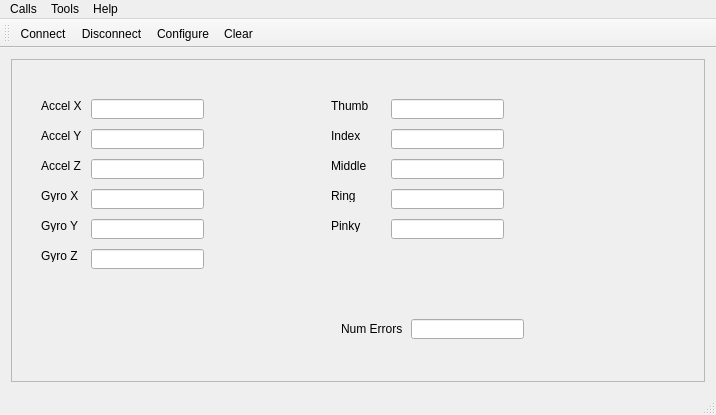
<?xml version="1.0" encoding="UTF-8"?>
<ui version="4.0">
 <class>MainWindow</class>
 <widget class="QMainWindow" name="MainWindow">
  <property name="geometry">
   <rect>
    <x>0</x>
    <y>0</y>
    <width>716</width>
    <height>415</height>
   </rect>
  </property>
  <property name="windowTitle">
   <string>Simple Terminal</string>
  </property>
  <widget class="QWidget" name="centralWidget">
   <layout class="QVBoxLayout" name="verticalLayout">
    <item>
     <widget class="QFrame" name="frame">
      <property name="frameShape">
       <enum>QFrame::StyledPanel</enum>
      </property>
      <property name="frameShadow">
       <enum>QFrame::Raised</enum>
      </property>
      <widget class="QLineEdit" name="lineEdit">
       <property name="geometry">
        <rect>
         <x>80</x>
         <y>40</y>
         <width>113</width>
         <height>20</height>
        </rect>
       </property>
      </widget>
      <widget class="QLabel" name="label">
       <property name="geometry">
        <rect>
         <x>30</x>
         <y>40</y>
         <width>46</width>
         <height>13</height>
        </rect>
       </property>
       <property name="text">
        <string>Accel X</string>
       </property>
      </widget>
      <widget class="QLineEdit" name="lineEdit_2">
       <property name="geometry">
        <rect>
         <x>80</x>
         <y>70</y>
         <width>113</width>
         <height>20</height>
        </rect>
       </property>
      </widget>
      <widget class="QLineEdit" name="lineEdit_3">
       <property name="geometry">
        <rect>
         <x>80</x>
         <y>100</y>
         <width>113</width>
         <height>20</height>
        </rect>
       </property>
      </widget>
      <widget class="QLineEdit" name="lineEdit_4">
       <property name="geometry">
        <rect>
         <x>80</x>
         <y>130</y>
         <width>113</width>
         <height>20</height>
        </rect>
       </property>
      </widget>
      <widget class="QLineEdit" name="lineEdit_5">
       <property name="geometry">
        <rect>
         <x>80</x>
         <y>160</y>
         <width>113</width>
         <height>20</height>
        </rect>
       </property>
      </widget>
      <widget class="QLineEdit" name="lineEdit_6">
       <property name="geometry">
        <rect>
         <x>80</x>
         <y>190</y>
         <width>113</width>
         <height>20</height>
        </rect>
       </property>
      </widget>
      <widget class="QLineEdit" name="lineEdit_9">
       <property name="geometry">
        <rect>
         <x>380</x>
         <y>40</y>
         <width>113</width>
         <height>20</height>
        </rect>
       </property>
      </widget>
      <widget class="QLineEdit" name="lineEdit_10">
       <property name="geometry">
        <rect>
         <x>380</x>
         <y>70</y>
         <width>113</width>
         <height>20</height>
        </rect>
       </property>
      </widget>
      <widget class="QLineEdit" name="lineEdit_11">
       <property name="geometry">
        <rect>
         <x>380</x>
         <y>100</y>
         <width>113</width>
         <height>20</height>
        </rect>
       </property>
      </widget>
      <widget class="QLineEdit" name="lineEdit_12">
       <property name="geometry">
        <rect>
         <x>380</x>
         <y>130</y>
         <width>113</width>
         <height>20</height>
        </rect>
       </property>
      </widget>
      <widget class="QLineEdit" name="lineEdit_13">
       <property name="geometry">
        <rect>
         <x>380</x>
         <y>160</y>
         <width>113</width>
         <height>20</height>
        </rect>
       </property>
      </widget>
      <widget class="QLabel" name="label_2">
       <property name="geometry">
        <rect>
         <x>30</x>
         <y>70</y>
         <width>46</width>
         <height>13</height>
        </rect>
       </property>
       <property name="text">
        <string>Accel Y</string>
       </property>
      </widget>
      <widget class="QLabel" name="label_3">
       <property name="geometry">
        <rect>
         <x>30</x>
         <y>100</y>
         <width>46</width>
         <height>13</height>
        </rect>
       </property>
       <property name="text">
        <string>Accel Z</string>
       </property>
      </widget>
      <widget class="QLabel" name="label_4">
       <property name="geometry">
        <rect>
         <x>30</x>
         <y>130</y>
         <width>46</width>
         <height>13</height>
        </rect>
       </property>
       <property name="text">
        <string>Gyro X</string>
       </property>
      </widget>
      <widget class="QLabel" name="label_5">
       <property name="geometry">
        <rect>
         <x>30</x>
         <y>160</y>
         <width>46</width>
         <height>13</height>
        </rect>
       </property>
       <property name="text">
        <string>Gyro Y</string>
       </property>
      </widget>
      <widget class="QLabel" name="label_6">
       <property name="geometry">
        <rect>
         <x>30</x>
         <y>190</y>
         <width>46</width>
         <height>13</height>
        </rect>
       </property>
       <property name="text">
        <string>Gyro Z</string>
       </property>
      </widget>
      <widget class="QLabel" name="label_7">
       <property name="geometry">
        <rect>
         <x>320</x>
         <y>40</y>
         <width>46</width>
         <height>13</height>
        </rect>
       </property>
       <property name="text">
        <string>Thumb</string>
       </property>
      </widget>
      <widget class="QLabel" name="label_8">
       <property name="geometry">
        <rect>
         <x>320</x>
         <y>70</y>
         <width>46</width>
         <height>13</height>
        </rect>
       </property>
       <property name="text">
        <string>Index</string>
       </property>
      </widget>
      <widget class="QLabel" name="label_9">
       <property name="geometry">
        <rect>
         <x>320</x>
         <y>100</y>
         <width>46</width>
         <height>13</height>
        </rect>
       </property>
       <property name="text">
        <string>Middle</string>
       </property>
      </widget>
      <widget class="QLabel" name="label_10">
       <property name="geometry">
        <rect>
         <x>320</x>
         <y>130</y>
         <width>46</width>
         <height>13</height>
        </rect>
       </property>
       <property name="text">
        <string>Ring</string>
       </property>
      </widget>
      <widget class="QLabel" name="label_11">
       <property name="geometry">
        <rect>
         <x>320</x>
         <y>160</y>
         <width>46</width>
         <height>13</height>
        </rect>
       </property>
       <property name="text">
        <string>Pinky</string>
       </property>
      </widget>
      <widget class="QLineEdit" name="lineEdit_14">
       <property name="geometry">
        <rect>
         <x>400</x>
         <y>260</y>
         <width>113</width>
         <height>20</height>
        </rect>
       </property>
      </widget>
      <widget class="QLabel" name="label_12">
       <property name="geometry">
        <rect>
         <x>330</x>
         <y>260</y>
         <width>61</width>
         <height>20</height>
        </rect>
       </property>
       <property name="text">
        <string>Num Errors</string>
       </property>
      </widget>
     </widget>
    </item>
   </layout>
  </widget>
  <widget class="QMenuBar" name="menuBar">
   <property name="geometry">
    <rect>
     <x>0</x>
     <y>0</y>
     <width>716</width>
     <height>21</height>
    </rect>
   </property>
   <widget class="QMenu" name="menuCalls">
    <property name="title">
     <string>Calls</string>
    </property>
    <addaction name="actionConnect"/>
    <addaction name="actionDisconnect"/>
    <addaction name="separator"/>
    <addaction name="actionQuit"/>
   </widget>
   <widget class="QMenu" name="menuTools">
    <property name="title">
     <string>Tools</string>
    </property>
    <addaction name="actionConfigure"/>
    <addaction name="actionClear"/>
   </widget>
   <widget class="QMenu" name="menuHelp">
    <property name="title">
     <string>Help</string>
    </property>
    <addaction name="actionAbout"/>
    <addaction name="actionAboutQt"/>
   </widget>
   <addaction name="menuCalls"/>
   <addaction name="menuTools"/>
   <addaction name="menuHelp"/>
  </widget>
  <widget class="QToolBar" name="mainToolBar">
   <attribute name="toolBarArea">
    <enum>TopToolBarArea</enum>
   </attribute>
   <attribute name="toolBarBreak">
    <bool>false</bool>
   </attribute>
   <addaction name="actionConnect"/>
   <addaction name="actionDisconnect"/>
   <addaction name="actionConfigure"/>
   <addaction name="actionClear"/>
  </widget>
  <widget class="QStatusBar" name="statusBar"/>
  <action name="actionAbout">
   <property name="text">
    <string>&amp;About</string>
   </property>
   <property name="toolTip">
    <string>About program</string>
   </property>
   <property name="shortcut">
    <string>Alt+A</string>
   </property>
  </action>
  <action name="actionAboutQt">
   <property name="text">
    <string>About Qt</string>
   </property>
  </action>
  <action name="actionConnect">
   <property name="icon">
    <iconset resource="terminal.qrc">
     <normaloff>:/images/connect.png</normaloff>:/images/connect.png</iconset>
   </property>
   <property name="text">
    <string>C&amp;onnect</string>
   </property>
   <property name="toolTip">
    <string>Connect to serial port</string>
   </property>
   <property name="shortcut">
    <string>Ctrl+O</string>
   </property>
  </action>
  <action name="actionDisconnect">
   <property name="icon">
    <iconset resource="terminal.qrc">
     <normaloff>:/images/disconnect.png</normaloff>:/images/disconnect.png</iconset>
   </property>
   <property name="text">
    <string>&amp;Disconnect</string>
   </property>
   <property name="toolTip">
    <string>Disconnect from serial port</string>
   </property>
   <property name="shortcut">
    <string>Ctrl+D</string>
   </property>
  </action>
  <action name="actionConfigure">
   <property name="icon">
    <iconset resource="terminal.qrc">
     <normaloff>:/images/settings.png</normaloff>:/images/settings.png</iconset>
   </property>
   <property name="text">
    <string>&amp;Configure</string>
   </property>
   <property name="toolTip">
    <string>Configure serial port</string>
   </property>
   <property name="shortcut">
    <string>Alt+C</string>
   </property>
  </action>
  <action name="actionClear">
   <property name="icon">
    <iconset resource="terminal.qrc">
     <normaloff>:/images/clear.png</normaloff>:/images/clear.png</iconset>
   </property>
   <property name="text">
    <string>C&amp;lear</string>
   </property>
   <property name="toolTip">
    <string>Clear data</string>
   </property>
   <property name="shortcut">
    <string>Alt+L</string>
   </property>
  </action>
  <action name="actionQuit">
   <property name="icon">
    <iconset resource="terminal.qrc">
     <normaloff>:/images/application-exit.png</normaloff>:/images/application-exit.png</iconset>
   </property>
   <property name="text">
    <string>&amp;Quit</string>
   </property>
   <property name="shortcut">
    <string>Ctrl+Q</string>
   </property>
  </action>
 </widget>
 <layoutdefault spacing="6" margin="11"/>
 <resources>
  <include location="terminal.qrc"/>
 </resources>
 <connections/>
</ui>
